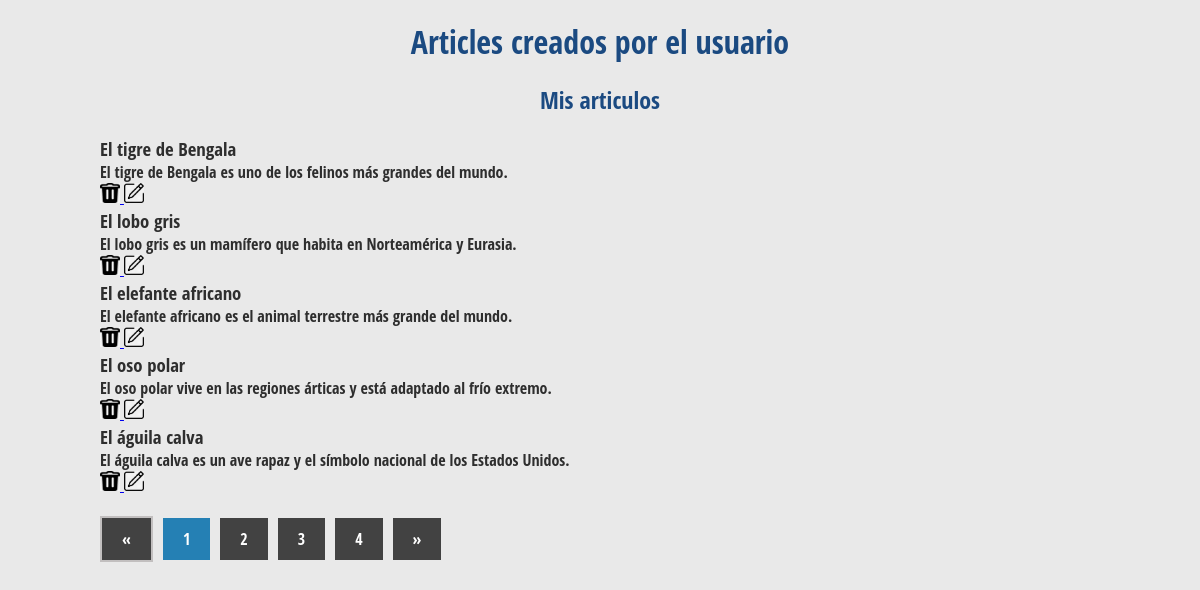
The app's page /vista/articles/vistaArticulosUsuario.php, older data.
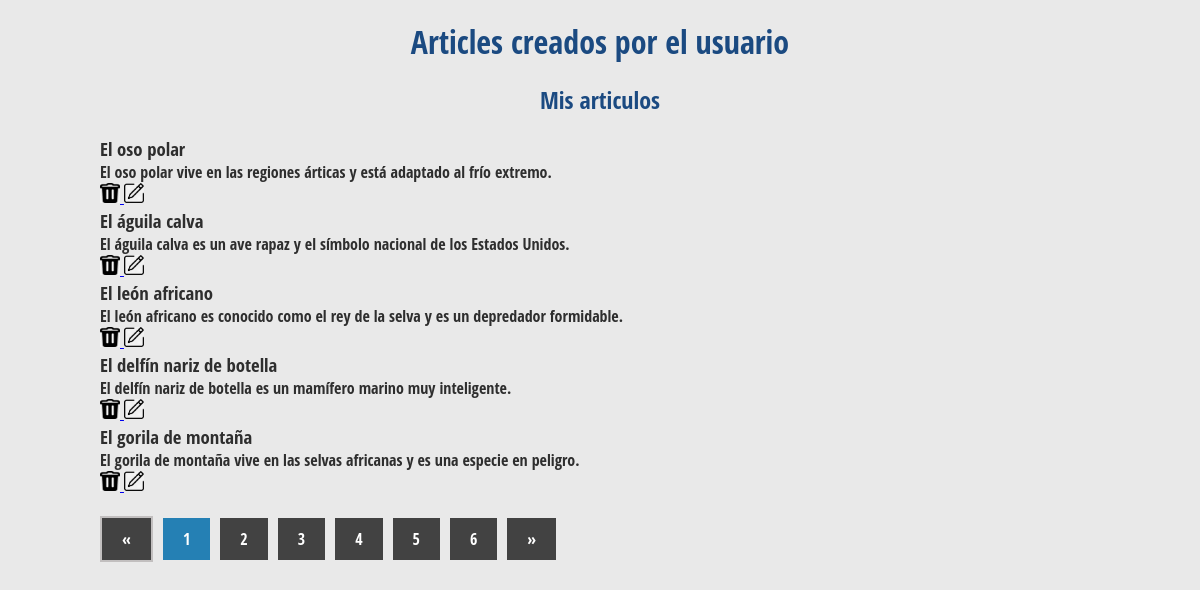
The same page, newer data.
### tables this page shows
CREATE TABLE `articles` (
  `id` int(11) NOT NULL,
  `titol` varchar(255) NOT NULL,
  `cos` text NOT NULL,
  `usuario_id` int(11) DEFAULT NULL,
  `created_at` timestamp NOT NULL DEFAULT current_timestamp()
);

### modelo/articuloModel.php (called while the page is built, shortened)
<?php
function limit_articulos_por_pagina($start, $articlesPerPage, $usuario_id = null)
{
    $pdo = connectarBD();
    if ($usuario_id !== null) {
        $sql = "SELECT * FROM articles WHERE usuario_id = :usuario_id LIMIT :start, :articlesPerPage";
        $stmt = $pdo->prepare($sql);
        $stmt->bindParam(':usuario_id', $usuario_id, PDO::PARAM_INT);
        $stmt->bindParam(':start', $start, PDO::PARAM_INT);
        $stmt->bindParam(':articlesPerPage', $articlesPerPage, PDO::PARAM_INT);
    } else {
        $sql = "SELECT * FROM articles LIMIT :start, :articlesPerPage";
        $stmt = $pdo->prepare($sql);
        $stmt->bindParam(':start', $start, PDO::PARAM_INT);
        $stmt->bindParam(':articlesPerPage', $articlesPerPage, PDO::PARAM_INT);
    }
    $stmt->execute();
    $articles = $stmt->fetchAll();
    return $articles;
}
function contarArticulos($usuario_id = null)
{
    $pdo = connectarBD();
    if ($usuario_id) {
        $sql = "SELECT COUNT(*) FROM articles WHERE usuario_id = :usuario_id";
        $stmt = $pdo->prepare($sql);
        $stmt->bindParam(':usuario_id', $usuario_id, PDO::PARAM_INT);
    } else {
        $sql = "SELECT COUNT(*) FROM articles";
        $stmt = $pdo->prepare($sql);
    }
    $stmt->execute();
    $count = $stmt->fetchColumn();
    return $count;
}

### vista/articles/Mostrar.php (the view, shortened to what this page needs)
<?php
function listarArticulos($articles, $accion = null)
{
    if (!empty($articles)) {
        if ($accion == 'editar') echo "<h1>Mis articulos</h1>";
        else echo '<h1>Todos los articulos</h1>';
        foreach ($articles as $article) {
            $titulo = htmlspecialchars($article['titol']);
            $contenido = htmlspecialchars($article['cos']);
            echo <<<HTML
        <div>
            <h3>$titulo</h3>
            <p>$contenido</p>
        </div>
HTML;
            if ($accion == 'editar') {
                echo "<a href='modelo/articuloModel.php?action=eliminar&id=" . $article['id'] . "' onclick='return confirmarEliminacion()'>
                <img src='./vista/imagenes/iconos/eliminar.png' alt='Eliminar' width='20' height='20'>
          </a>";
          echo "<a href='./vista/articles/modificarArticulo.php?id=" . $article['id'] . "'>
          <img src='./vista/imagenes/iconos/editar.png' alt='Editar' width='20' height='20'>
        </a>";
            }
        }
    } else {
        echo <<<HTML
    <p>No hi ha articles disponibles.</p>
HTML;
    }
}
?>

### vista/articles/vistaArticulosUsuario.php (shortened to what this page needs)
<!DOCTYPE html>
<html lang="en">
<head>
    <link rel="stylesheet" href="vista/estils/estils_Index.css">
</head>
<body>
    <div class="contenidor">
        <h1>Articles creados por el usuario</h1>
        <section class="articles">
            <ul>
                <?php
                $user_id = $_SESSION['usuario_id'];
                $pagina = isset($_GET['page']) ? (int)$_GET['page'] : 1;
                $start = ($pagina > 1) ? ($pagina * ARTICULOS_POR_PAGINA) - ARTICULOS_POR_PAGINA : 0;
                require_once 'modelo/articuloModel.php';
                $articles = limit_articulos_por_pagina($start, ARTICULOS_POR_PAGINA, $user_id);
                require_once 'vista/articles/Mostrar.php';
                listarArticulos($articles, 'editar');
                ?>
            </ul>
        </section>
        <section class="paginacio">
            <ul>
                <?php
                $totalArticles = contarArticulos($user_id);
                $totalPages = ceil($totalArticles / ARTICULOS_POR_PAGINA);
                if ($pagina > 1) {
                    echo '<li><a href="?page=' . ($pagina - 1) . '">&laquo;</a></li>';
                } else {
                    echo '<li class="disabled"><a href="#">&laquo;</a></li>';
                }
                for ($i = 1; $i <= $totalPages; $i++) {
                    if ($pagina == $i) {
                        echo '<li class="active"><a href="?page=' . $i . '">' . $i . '</a></li>';
                    } else {
                        echo '<li><a href="?page=' . $i . '">' . $i . '</a></li>';
                    }
                }
                if ($pagina < $totalPages) {
                    echo '<li><a href="?page=' . ($pagina + 1) . '">&raquo;</a></li>';
                } else {
                    echo '<li class="disabled"><a href="#">&raquo;</a></li>';
                }
                ?>
            </ul>
        </section>
    </div>
</body>
</html>

### vista/estils/estils_Index.css (style rules this page uses)
* { margin: 0; padding: 0; -webkit-box-sizing: border-box; -moz-box-sizing: border-box; box-sizing: border-box; }
body { background: #e9e9e9; color: #2e2e2e; font-family: 'Open Sans Condensed', sans-serif; }
.contenidor { width: 90%; max-width: 1000px; margin: auto; }
h1 { margin: 20px 0; text-align: center; font-family: 'Open Sans Condensed', sans-serif; color: #1b4a81; font-weight: black; }
.contenidor .articles { margin-bottom: 20px; }
.contenidor .articles ul { list-style: none; }
.paginacio ul { list-style: none; }
.paginacio ul li { display: inline-block; margin-right: 10px; }
.paginacio ul .active a { background: #2580b4; }
.paginacio ul .disabled { background: #c2bfbf; display: inline-block; font-family: 'Open Sans Condensed', sans-serif; padding: 2px 2px; cursor:not-allowed; color:#fff; text-decoration: none; }
.paginacio ul li a { display: inline-block; font-family: 'Open Sans Condensed', sans-serif; padding: 10px 20px; background: #424242;; color:#fff; text-decoration: none; }

Row changes from the older to the newer data that the page shows:
removed articles: titol "El tigre de Bengala", cos "El tigre de Bengala es uno de los felinos más grandes del mundo."
removed articles: titol "El lobo gris", cos "El lobo gris es un mamífero que habita en Norteamérica y Eurasia."
removed articles: titol "El elefante africano", cos "El elefante africano es el animal terrestre más grande del mundo."
now on this page (row edited): articles: titol "El león africano", cos "El león africano es conocido como el rey de la selva y es un depredador formidable."
now on this page (row edited): articles: titol "El delfín nariz de botella", cos "El delfín nariz de botella es un mamífero marino muy inteligente."
now on this page (row edited): articles: titol "El gorila de montaña", cos "El gorila de montaña vive en las selvas africanas y es una especie en peligro."
Text that changed along with them:
new list line: "5"
new list line: "6"
